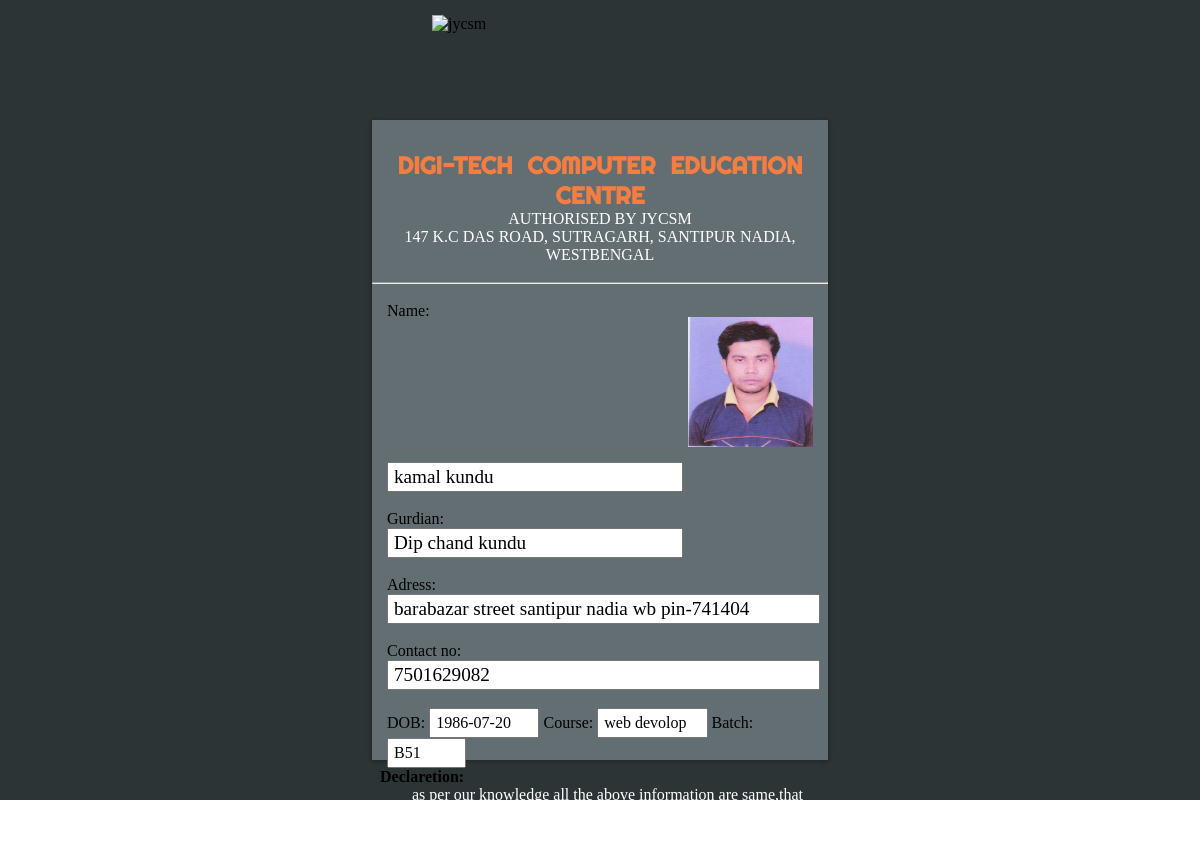
Page /Student_qr_verify.php?sid=S36 on the committed database.
### tables this page shows
CREATE TABLE IF NOT EXISTS `student` (
  `sid` int(6) NOT NULL AUTO_INCREMENT,
  `stu_id` varchar(10) NOT NULL,
  `stu_name` varchar(25) NOT NULL,
  `Gur _name` varchar(25) NOT NULL,
  `address` varchar(255) NOT NULL,
  `mobile` varchar(30) NOT NULL,
  `dob` date NOT NULL,
  `aadhar` varchar(20) NOT NULL,
  `gender` char(10) NOT NULL,
  `caste` char(10) NOT NULL,
  `edu_qua` char(10) NOT NULL,
  `course_id` int(10) NOT NULL,
  `batch_id` int(10) NOT NULL,
  `photo` varchar(350) NOT NULL,
  `certificate_issue` varchar(25) DEFAULT NULL,
  PRIMARY KEY (`sid`),
  KEY `batch_id` (`batch_id`),
  KEY `course_id` (`course_id`)
);

CREATE TABLE IF NOT EXISTS `course` (
  `cid` int(10) NOT NULL AUTO_INCREMENT,
  `course_name` char(30) NOT NULL,
  `duration` varchar(10) NOT NULL,
  `course_fees` decimal(50,0) NOT NULL,
  PRIMARY KEY (`cid`)
);

### Student_qr_verify.php (the view, shortened to what this page needs)
<?php
include('connection.php');
if(!empty($_GET['sid'])){
$stuid=$_GET['sid'];
$query="SELECT stu_name,`Gur _name`,stu_id,mobile,batch_id,course_name,photo,dob,address FROM STUDENT INNER JOIN COURSE on STUDENT.course_id=COURSE.cid WHERE STUDENT.stu_id= '$stuid'";
$data=mysqli_query($conn,$query);
 while($row=mysqli_fetch_array($data)){
	$name=$row['stu_name'];
	$gurdian=$row['Gur _name'];
	$mobile=$row['mobile'];
	$cname=$row['course_name'];
	$batch=$row['batch_id'];
    $photo=$row['photo'];
	$dob=$row['dob'];
	$adress=$row['address'];
	}
 }
 ?>
<!DOCTYPE html>
<html lang="en">
<head>
	<link rel="stylesheet" href="http://localhost/sms/v.css">
	<link rel="stylesheet"
  href="https://cdn.jsdelivr.net/npm/animate.css@3.5.2/animate.min.css">
</head>
<body>
	<div class="main animated  lightSpeedIn delay-1s">
		<img src="http://www.jycsm.com/images/logo.png" alt="jycsm" id="banner" >
		<div class="content ">
			<h2>Digi-tech Computer Education Centre</h2>
			<p class="1">Authorised by JYCSM<br>
				147 K.C Das road, Sutragarh, Santipur
				Nadia, WestBengal
			</p><br><hr><br>
  <img src="<?php echo "$photo";?>" alt="jycsm" class="photo">
     <div><label>Name:</label>
      <input type="text" name="" value="<?php echo "$name";?>" class="inputbox1" placeholder="Name">
     <br>
     <label>Gurdian:</label>
      <input type="text" value="<?php echo "$gurdian";?>" class="inputbox2" placeholder="gurdian">
      <br>
     <label>Adress:</label>
      <input type="text" value="<?php echo "$adress";?>" class="inputbox" placeholder="adress">
     <br>
		<label>Contact no:</label>
      <input type="text" value="<?php echo "$mobile";?>" class="inputbox" placeholder="mobile">
     </div><br>
     <div id="row3">
     	DOB:
      <input type="text" value="<?php echo "$dob";?>" class="row3" placeholder="dob">
      Course:
      <input type="text" value="<?php echo "$cname";?>" class="row3" placeholder="course">
     Batch:
      <input type="text" value="B<?php echo "$batch";?>" class="batch" placeholder="batch">
     </div>
     &nbsp <b>Declaretion:</b><br>
     <p class="dec">As per our knowledge all the above information are same,that student are given at the time of addmission .For further any query fell free to contact us<br>
     Thank you.. </p>
		</div>
	</div>
</body>
</html>

### v.css (style rules this page uses)
* { margin:0; padding:0; font-family: 'Cinzel', serif; color:black; }
.main { width: 100%; height: 100vh; background-color:#2d3436; }
.content { width: 38%; height: 80%; position:absolute; top: 55%; left: 50%; background-color:#636e72 ; transform: translate(-50%, -50%); box-shadow: 0 1px 6px rgba(0, 0, 0, 0.12), 0 1px 4px rgba(0, 0, 0, 0.24); }
h2 { font-family: 'Righteous', cursive; text-align: center; color:#f47e42; text-transform: uppercase; font-size: 1.5em; word-spacing: 8px; margin-top: 30px; }
#banner { width: 365px; height: 75px; position: relative; margin: 15px; margin-left:36%; }
p { text-align: center; color: white; text-transform: uppercase; }
.inputbox1,.inputbox2 { width: 65%; height: 30px; display: block; margin-left: 15px; padding: 0 5px; box-sizing: border-box; font-size: 1.2em; }
label { margin-left:15px; }
.inputbox { width:95%; height: 30px; display: block; margin-left: 15px; padding: 0 5px; box-sizing: border-box; font-size: 1.2em; }
#row3 { display: absolute; margin-left: 15px; font-size: 1em; }
.row3 { width:25%; height: 30px; padding: 0 5px; box-sizing: border-box; font-size: 1em; }
.batch { width:18%; height: 30px; padding: 0 5px; box-sizing: border-box; font-size: 1em; }
.dec { text-align: center; color:white; text-transform:lowercase; margin-left: 15px; font-size: 1em; }
.photo { background-color: #eee; display: flex; height: 130px; margin: 15px; width: 125px; float: right; }

### rows in the picture
student: photo (picture), stu_name "kamal kundu", Gur _name "Dip chand kundu", address "barabazar street santipur nadia wb pin-741404", mobile "7501629082", dob "1986-07-20", course.course_name "web devolop", batch "B51"
